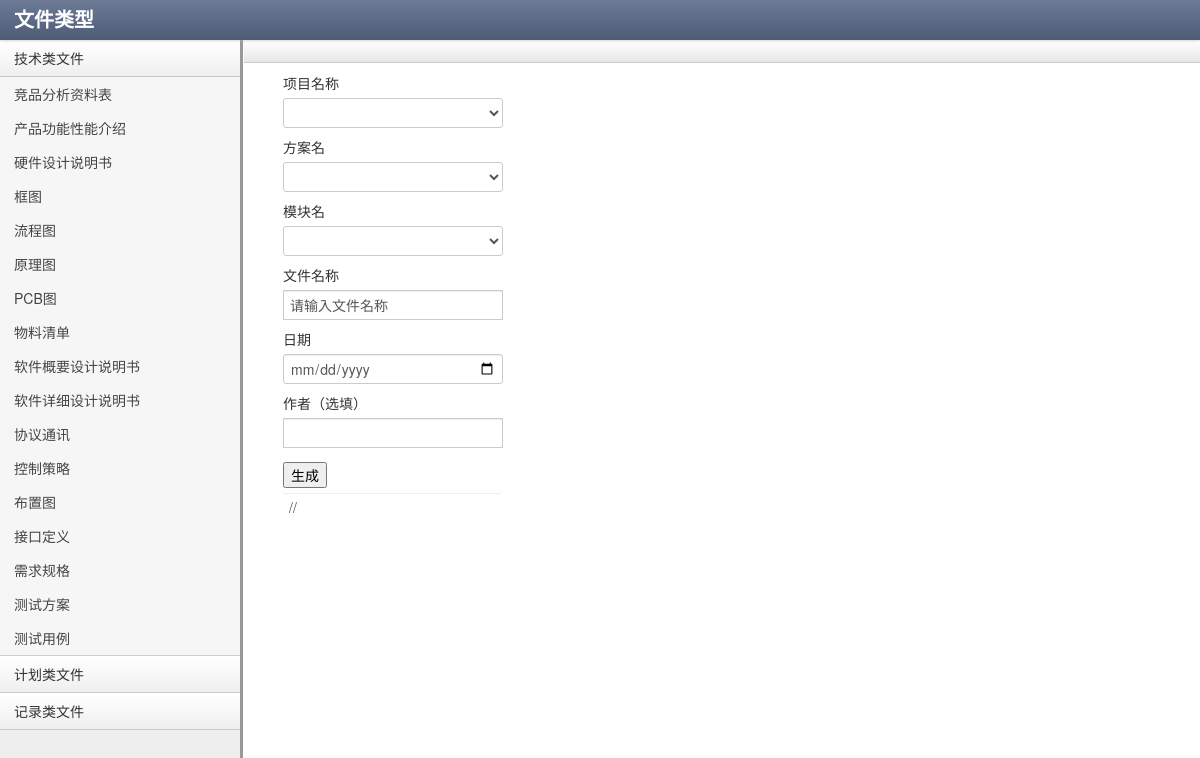
The app's page /nameauto/ with its own data.
### name_generate/models.py (models this page shows, shortened)
class ProjectClass(models.Model):
    name = models.CharField(max_length=30, verbose_name="项目类型")
    flieclass = models.ForeignKey(FlieClass, on_delete=models.CASCADE)
    class Meta:
        verbose_name_plural = '项目分类'

### name_generate/views.py (the view)
# urls.py: path('', views.NameGenerateView.as_view(), name='NameGenerate'),
class NameGenerateView(CreateView):
    model = FlieClass
    form_class = BaseForm
    template_name = 'name_generate/base_view.html'
    success_url = reverse_lazy('NameGenerate')
    def get_context_data(self, **kwargs):
        context = super().get_context_data(**kwargs)
        context['tech'] = FlieClass.objects.get(name='技术类文件').projectclass_set.all()
        return context

### name_generate/forms.py
class BaseForm(forms.ModelForm):
    class Meta:
        model = TechniFileName
        fields = ('project', 'scheme', 'module', 'name', 'date', 'author')
        widgets = {
        }
    def __init__(self, *args, **kwargs):
        super().__init__(*args, **kwargs)

### name_generate/templates/name_generate/base_view.html (shortened to what this page needs)
{% extends 'base.html' %}
{% block technical_list %}
    {% for obj in tech %}
        <li ><a href="{% url 'Technical' obj.pk %}">{{ obj.name }}</a></li>
    {% endfor %}
{% endblock %}

### templates/base.html (shortened to what this page needs)
<!DOCTYPE html>
<html lang="en">
  <head>
    {% load static %}
    <link rel="stylesheet" type="text/css" href="{% static "lib/bootstrap/css/bootstrap.css" %}">
    <link rel="stylesheet" type="text/css" href="{% static "stylesheets/theme.css" %}">
  </head>
  <body class="">
  <div class="navbar">
        <div class="navbar-inner"><a class="brand" href="#"> <span class="second">文件类型</span></a>
      </div>
    </div>
    <div class="sidebar-nav">
        <a href="#dashboard-menu" class="nav-header" data-toggle="collapse">技术类文件</a>
        <ul id="dashboard-menu" class="nav nav-list collapse in">
            {% block technical_list  %}{% endblock %}
        </ul>
        <a href="#accounts-menu" class="nav-header" data-toggle="collapse">计划类文件</a>
        <a href="#legal-menu" class="nav-header" data-toggle="collapse">记录类文件</a>
    </div>
    <div class="content">
        <div class="header">
        </div>
  {% load static %}
   <div class="container-fluid">
    {% block form_com  %}
        <form name="form1"  method="post" action="">
          <label for="ProjectName">项目名称</label>
          <select name="ProjectName" id="ProjectName">
          </select>
          <label for="SchemeName">方案名</label>
          <select name="SchemeName" id="SchemeName">
          </select>
          <label for="ModuleName">模块名</label>
          <select name="ModuleName" id="ModuleName">
          </select>
          <label>文件名称</label>
          <input type="text" id="tableName"  value="请输入文件名称" />
          <label>日期</label>
          <input type="date" id="txtDate" />
          <label>作者（选填）</label>
          <input type="text" id="author"/>
          <input name="Creat" type="button" value="生成">
          <input type="text" id="result" style="border:none" value="//" />
        </form>
       {% endblock %}
    </div>
  </body>
</html>

### name_generate/static/stylesheets/theme.css (style rules this page uses)
body { background: #eee; background-image: url(http://subtlepatterns.com/patterns/furley_bg.png); background-position: initial initial; background-repeat: initial initial; background-position: initial initial; background-repeat: initial initial; margin: 0px; padding: 0px; }
.navbar { position: relative; z-index: 20; margin: 0px; padding: 0px; -webkit-box-shadow: 0px 0px 3px #cccccc; -moz-box-shadow: 0px 0px 3px #cccccc; box-shadow: 0px 0px 3px #cccccc; }
.navbar .brand { text-shadow: none; }
.navbar .navbar-inner { background: #4d5b76; background: -webkit-gradient(linear, left bottom, left top, color-stop(0, #4d5b76), color-stop(1, #6c7a95)); background: -ms-linear-gradient(bottom, #4d5b76, #6c7a95); background: -moz-linear-gradient(center bottom, #4d5b76 0%, #6c7a95 100%); background: -o-linear-gradient(bottom, #4d5b76, #6c7a95); filter: progid:dximagetransform.microsoft.gradient(startColorStr='#4d5b76', EndColorStr='#6c7a95'); -ms-filter: "progid:DXImageTransform.Microsoft.gradient(startColorStr='#6c7a95',EndColorStr='#4d5b76')"; padding: 0em 1em; margin: 0px; -webkit-border-radius: 0px; -moz-border-radius: 0px; border-radius: 0px; -moz-background-clip: padding; -webkit-background-clip: padding-box; background-clip: padding-box; border: 0px; border-bottom: none; }
.content { min-width: 400px; position: relative; min-height: 800px; background: #fff; margin-left: 240px; border-left: 1px solid #cccccc; border-left: 3px solid #999999; }
.header { background: #ffffff; background: #ffffff; background: -webkit-gradient(linear, left bottom, left top, color-stop(0, #e6e6e6), color-stop(1, #ffffff)); background: -ms-linear-gradient(bottom, #e6e6e6, #ffffff); background: -moz-linear-gradient(center bottom, #e6e6e6 0%, #ffffff 100%); background: -o-linear-gradient(bottom, #e6e6e6, #ffffff); filter: progid:dximagetransform.microsoft.gradient(startColorStr='#4d5b76', EndColorStr='#6c7a95'); -ms-filter: "progid:DXImageTransform.Microsoft.gradient(startColorStr='#ffffff',EndColorStr='#e6e6e6')"; border-bottom: 1px solid #cccccc; border-top: 1px solid #ffffff; border-left: 1px solid #ffffff; padding: 0em 1.25em; }
.sidebar-nav { width: 240px; position: absolute; float: left; border-top: none; border-left: none; margin: 0em; }
.sidebar-nav .nav-header { border-top: 1px solid #ffffff; border-bottom: 1px solid #c8c8cb; border-left: none; color: #333; display: block; background: #efeff0; background: -webkit-gradient(linear, left bottom, left top, color-stop(0, #efeff0), color-stop(1, #ffffff)); background: -ms-linear-gradient(bottom, #efeff0, #ffffff); background: -moz-linear-gradient(center bottom, #efeff0 0%, #ffffff 100%); background: -o-linear-gradient(bottom, #efeff0, #ffffff); filter: progid:dximagetransform.microsoft.gradient(startColorStr='#4d5b76', EndColorStr='#6c7a95'); -ms-filter: "progid:DXImageTransform.Microsoft.gradient(startColorStr='#ffffff',EndColorStr='#efeff0')"; font-weight: normal; font-size: 1em; line-height: 2.5em; padding: 0em .25em; margin-bottom: 0px; text-shadow: none; text-transform: none; }
.sidebar-nav .nav-list { margin: 0px; border: 0px; background: #f6f6f6; }
.sidebar-nav .nav-list > li > a { color: #444; padding: .5em 1em; }
.sidebar-nav .nav-list.collapse.in { border-bottom: 1px solid #ccc; }
input[type="text"], input[type="password"] { -webkit-border-radius: 0px; -moz-border-radius: 0px; border-radius: 0px; -moz-background-clip: padding; -webkit-background-clip: padding-box; background-clip: padding-box; }

### templates/base.html (style rules this page uses)
.brand { font-family: georgia, serif; }
.brand .second { color: #fff; font-weight: bold; }

### records on screen
ProjectClass: name "竞品分析资料表"
ProjectClass: name "产品功能性能介绍"
ProjectClass: name "硬件设计说明书"
ProjectClass: name "框图"
ProjectClass: name "流程图"
ProjectClass: name "原理图"
ProjectClass: name "PCB图"
ProjectClass: name "物料清单"
ProjectClass: name "软件概要设计说明书"
ProjectClass: name "软件详细设计说明书"
ProjectClass: name "协议通讯"
ProjectClass: name "控制策略"
ProjectClass: name "布置图"
ProjectClass: name "接口定义"
ProjectClass: name "需求规格"
ProjectClass: name "测试方案"
ProjectClass: name "测试用例"
